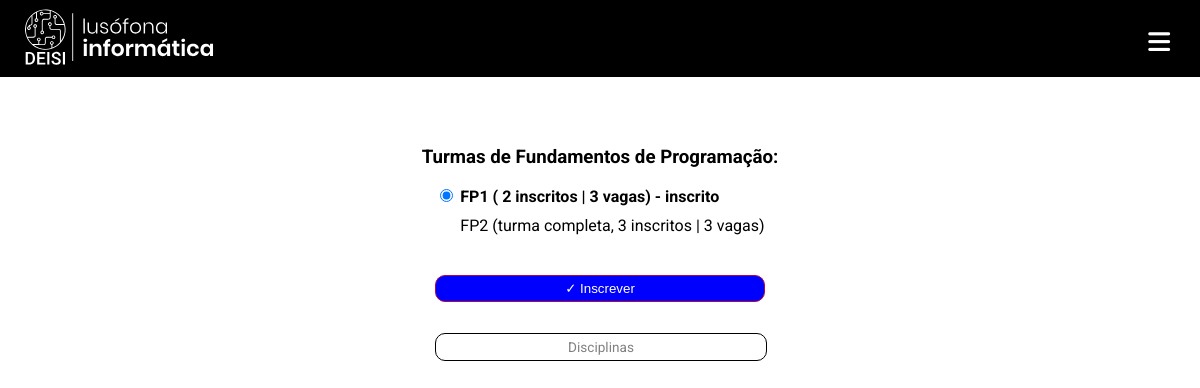
/disciplina/2 (signed in), run on the app's committed database.
### app/models.py (models this page shows, shortened)
class Disciplina(models.Model):
    nome = models.CharField(max_length=100)
    ano = models.IntegerField(null=True, blank=True)
    semestre = models.IntegerField(null=True, blank=True)
    alunos = models.ManyToManyField(
        Aluno, related_name='disciplinas', null=True, blank=True)
    def __str__(self):
        return self.nome

class Turma(models.Model):
    nome = models.CharField(max_length=100)
    disciplina = models.ForeignKey(
        Disciplina, on_delete=models.CASCADE, related_name='turmas')
    lotacao = models.IntegerField(null=True, blank=True)
    alunos = models.ManyToManyField(
        Aluno, related_name='turmas', null=True, blank=True)
    @property
    def inscritos(self):
        return len(self.alunos.all())
    def __str__(self):
        return f"{self.nome}"

class Aluno(models.Model):
    ANO_CHOICES = [(1, 1), (2, 2), (3, 3)]
    user = models.OneToOneField(User, on_delete=models.CASCADE, default=None)
    numero = models.CharField(max_length=100)
    curso = models.ForeignKey(
        Curso, on_delete=models.CASCADE, related_name='alunos')
    ano = models.IntegerField(choices=ANO_CHOICES, null=True)

### app/views.py (the view, shortened to what this page needs)
# urls.py: path('disciplina/<str:disciplina_id>', views.disciplina_view, name='disciplina'),
@login_required
def disciplina_view(request, disciplina_id):
    aluno = Aluno.objects.get(user = request.user)
    context = {
        'disciplina': Disciplina.objects.get(id=disciplina_id),
        'turmas': Turma.objects.filter(disciplina=disciplina_id).order_by('nome'),
        'aluno': aluno,
    }
    return render(request, 'app/disciplina.html', context)

### app/templates/app/disciplina.html (shortened to what this page needs)
{% extends "app/base.html" %}
{% block main %}
    <h3>Turmas de {{ disciplina }}:</h3>
    <form action="{% url 'horarios:disciplina' disciplina.id %}" method="POST">
        {% for turma in turmas %}
            {% if turma.inscritos < turma.lotacao %}
                <label>
                    <input
                        type="radio"
                        name="turma"
                        value="{{ turma.id }}"
                        {% if aluno in turma.alunos.all %}checked="checked"{% endif %}
                    >
                    {% if aluno in turma.alunos.all %}<b>{% endif %}
                    {{ turma }}
                    ({% if turma.inscritos >= turma.lotacao %}turma completa,{% endif %}
                    {{ turma.inscritos }} inscritos | {{ turma.lotacao }} vagas)
                    {% if aluno in turma.alunos.all %}
                        - inscrito
                    {% endif %}
                    {% if aluno in turma.alunos.all %}</b>{% endif %}
                </label>
            {% else %}
                <div class="sem-vaga">
                    {{ turma }}
                    ({% if turma.inscritos >= turma.lotacao %}turma completa,{% endif %}
                    {{ turma.inscritos }} inscritos | {{ turma.lotacao }} vagas)
                </div>
            {% endif %}
        {% endfor %}
        <input class="botao pointer" type="submit" value="&check; Inscrever" class="btn btn-success" >
        <a href="{% url 'horarios:disciplinas' %}" class="botao pointer voltar" class="btn btn-success">
            Disciplinas
        </a>
    </form>
{% endblock main %}

### app/static/app/styles.css (style rules this page uses)
body { padding: 0; margin: 0; font-family: 'Roboto', sans-serif; }
.botao { display:inline-block; padding:5px 20px; margin-top: 4ch; border-radius: 10px; color: #b5073d; border: 1px solid #b5073d; background: white; text-decoration:none; }

### data on the page
Disciplina: nome "Fundamentos de Programação"
Turma: turma "☑ FP1 ( 2 inscritos | 3 vagas) -", nome "FP1", inscritos "2", lotacao "3", shows "- inscrito"
Turma: nome "FP2", shows "turma completa,", inscritos "3", lotacao "3"
